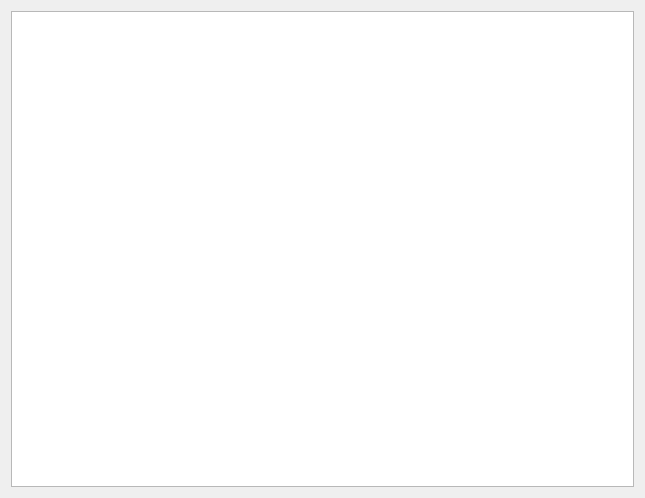
<?xml version="1.0" encoding="UTF-8"?>
<ui version="4.0">
 <class>Form</class>
 <widget class="QWidget" name="Form">
  <property name="geometry">
   <rect>
    <x>0</x>
    <y>0</y>
    <width>645</width>
    <height>498</height>
   </rect>
  </property>
  <property name="windowTitle">
   <string>Waveform PV Plot</string>
  </property>
  <layout class="QHBoxLayout" name="horizontalLayout">
   <item>
    <widget class="PyDMWaveformPlot" name="pydmWaveformPlot">
     <property name="toolTip">
      <string/>
     </property>
     <property name="whatsThis">
      <string>Plots a waveform.</string>
     </property>
     <property name="yChannel">
      <string>ca://BPMS:LI24:801:REDW</string>
     </property>
    </widget>
   </item>
  </layout>
 </widget>
 <customwidgets>
  <customwidget>
   <class>PyDMWaveformPlot</class>
   <extends>QGraphicsView</extends>
   <header>waveformplot</header>
  </customwidget>
 </customwidgets>
 <resources/>
 <connections/>
</ui>
